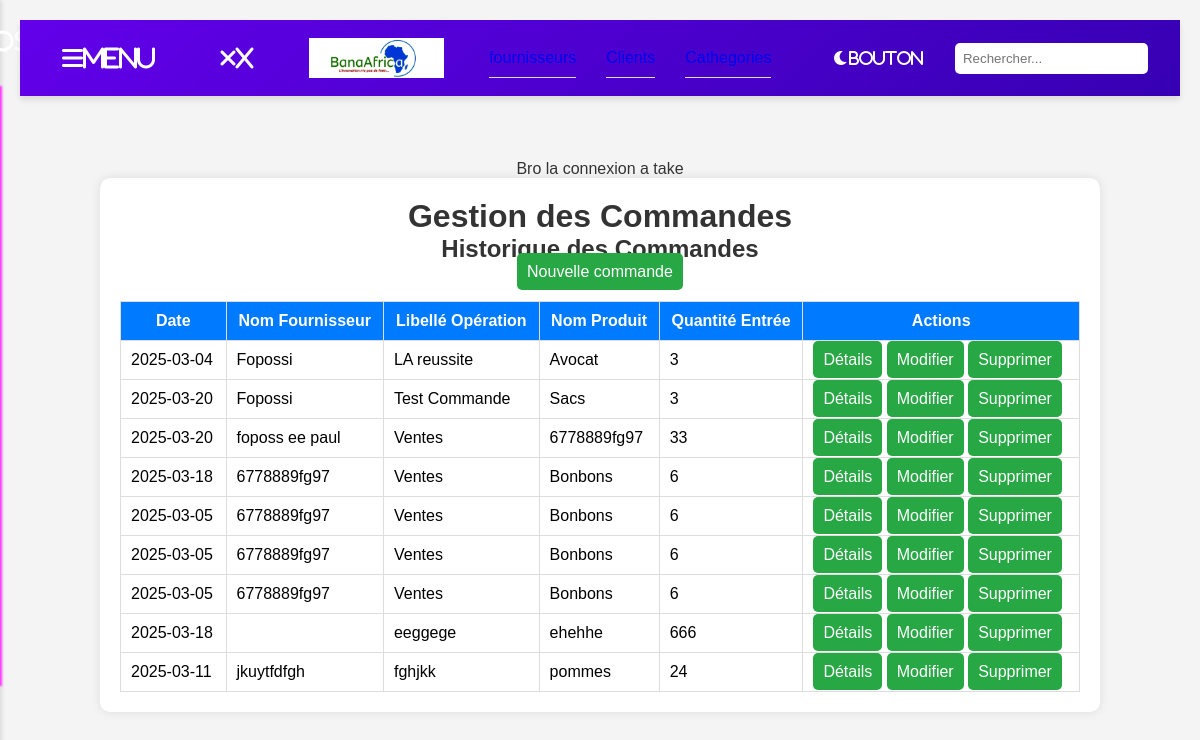
Screenshot of /Commandes.php with the database file from the repository.
### tables this page shows
CREATE TABLE IF NOT EXISTS `commandes` (
  `id` int NOT NULL AUTO_INCREMENT,
  `Ref_Commande` varchar(255) NOT NULL,
  `Date_Jour` date NOT NULL,
  `Libelle_Operation` varchar(255) NOT NULL,
  `Nom_Produit` varchar(255) NOT NULL,
  `Cathegorie` varchar(255) NOT NULL,
  `Caracteristiques` varchar(255) NOT NULL,
  `Quantitee_Entree` int NOT NULL,
  `Nom_Fournisseur` varchar(50) NOT NULL,
  `Adresse_Fournisseur` varchar(60) NOT NULL,
  `Email_Fournisseur` varchar(80) NOT NULL,
  `Tel_Fournisseur` int NOT NULL,
  `Prix_Achat` int NOT NULL,
  `Date_Livraison` date NOT NULL,
  `Create_at` timestamp NOT NULL DEFAULT CURRENT_TIMESTAMP,
  PRIMARY KEY (`id`)
);

### Commandes.php (the view, shortened to what this page needs)
<?php
 include "Commandefunction.php";
?>
<!DOCTYPE html>
<html lang="fr">
<head>
    <link rel="stylesheet" href="style.css">
</head>
<body>
    <div class="container">
        <h1>Gestion des Commandes</h1>
        <div class="new-enter-and-back">
        <h2>Historique des Commandes</h2>
            <a href="commandecrud/add-enter.php" id="btnNewEntry">Nouvelle commande</a>
        </div>
        <table>
            <thead>
                <tr>
                    <th>Date</th>
                    <th>Nom Fournisseur</th>
                    <th>Libellé Opération</th>
                    <th>Nom Produit</th>
                    <th>Quantité Entrée</th>
                    <th>Actions</th>
                </tr>
            </thead>
            <tbody id="productList">
                <?php
                    $allEnter = getAll("commandes");
                    if(mysqli_num_rows($allEnter) > 0){
                        foreach($allEnter as $item){
                            ?>
                                <tr>
                                    <td><?php echo $item['Date_Jour']; ?></td>
                                    <td><?php echo $item['Nom_Fournisseur']; ?></td>
                                    <td><?php echo $item['Libelle_Operation']; ?></td>
                                    <td><?php echo $item['Nom_Produit']; ?></td>
                                    <td><?php echo $item['Quantitee_Entree']; ?></td>
                                    <td>
                                        <a href="Commandecrud/view.php?id=<?= $item['id'] ?>" id="btnNewEntry" onclick="showDetails('<?php echo $item['Ref_Commande']; ?>')">Détails</a>
                                        <a href="Commandecrud/update.php?id=<?= $item['id'] ?>" id="btnNewEntry" name="id_entrer">Modifier</a>
                                        <a href="#" id="btnNewEntry" onclick="deleteEntry('<?php echo $item['Ref_Commande']; ?>')">Supprimer</a>
                                    </td>
                                </tr>
                            <?php
                        }
                    }
                ?>
            </tbody>
        </table>
    </div>
</body>
</html>

### front.css (style rules this page uses)
* { margin: 0; padding: 0; box-sizing: border-box; }
body { font-family: Arial, sans-serif; background-color: #f4f4f9; color: #333; transition: background-color 0.3s, color 0.3s; }

### Dash.css (style rules this page uses)
body { font-family: Arial, sans-serif; margin: 0; padding: 0; background-color: #f5f5f5; }

### style.css (style rules this page uses)
body { font-family: Arial, sans-serif; background-color: #f4f4f4; text-align: center; padding: 20px; }
.container { width: 90%; max-width: 1000px; margin: auto; background: white; padding: 20px; border-radius: 10px; box-shadow: 0 0 10px rgba(0, 0, 0, 0.1); }
a { text-decoration: none; }
h1 { color: #333; }
button, #btnNewEntry { background-color: #28a745; color: white; border: none; padding: 10px; cursor: pointer; border-radius: 5px; }
table { width: 100%; margin-top: 20px; border-collapse: collapse; }
th, td { padding: 10px; border: 1px solid #ddd; }
th { background-color: #007bff; color: white; }

### rows the page displays
commandes: Date_Jour "2025-03-04", Nom_Fournisseur "Fopossi", Libelle_Operation "LA reussite", Nom_Produit "Avocat", Quantitee_Entree "3"
commandes: Date_Jour "2025-03-20", Nom_Fournisseur "Fopossi", Libelle_Operation "Test Commande", Nom_Produit "Sacs", Quantitee_Entree "3"
commandes: Date_Jour "2025-03-20", Nom_Fournisseur "foposs ee paul", Libelle_Operation "Ventes", Nom_Produit "6778889fg97", Quantitee_Entree "33"
commandes: Date_Jour "2025-03-18", Nom_Fournisseur "6778889fg97", Libelle_Operation "Ventes", Nom_Produit "Bonbons", Quantitee_Entree "6"
commandes: Date_Jour "2025-03-05", Nom_Fournisseur "6778889fg97", Libelle_Operation "Ventes", Nom_Produit "Bonbons", Quantitee_Entree "6"
commandes: Date_Jour "2025-03-05", Nom_Fournisseur "6778889fg97", Libelle_Operation "Ventes", Nom_Produit "Bonbons", Quantitee_Entree "6"
commandes: Date_Jour "2025-03-05", Nom_Fournisseur "6778889fg97", Libelle_Operation "Ventes", Nom_Produit "Bonbons", Quantitee_Entree "6"
commandes: Date_Jour "2025-03-18", Libelle_Operation "eeggege", Nom_Produit "ehehhe", Quantitee_Entree "666"
commandes: Date_Jour "2025-03-11", Nom_Fournisseur "jkuytfdfgh", Libelle_Operation "fghjkk", Nom_Produit "pommes", Quantitee_Entree "24"
